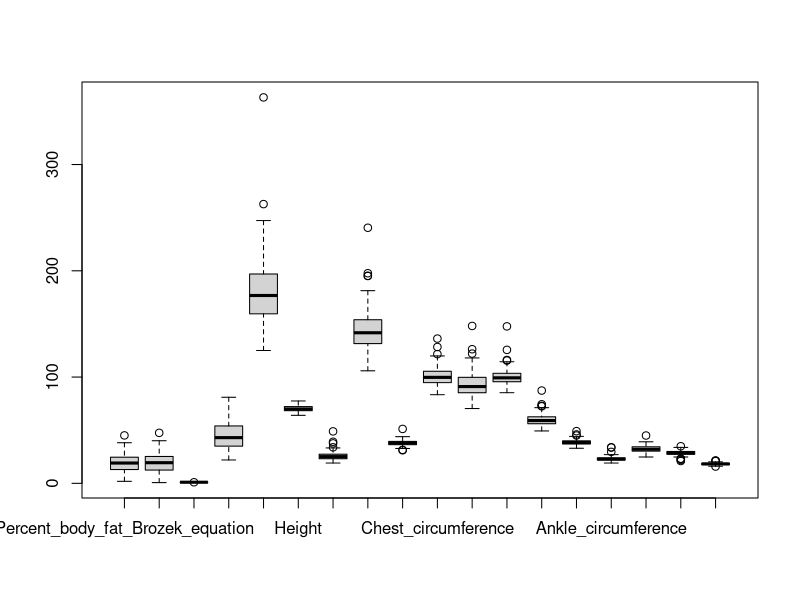
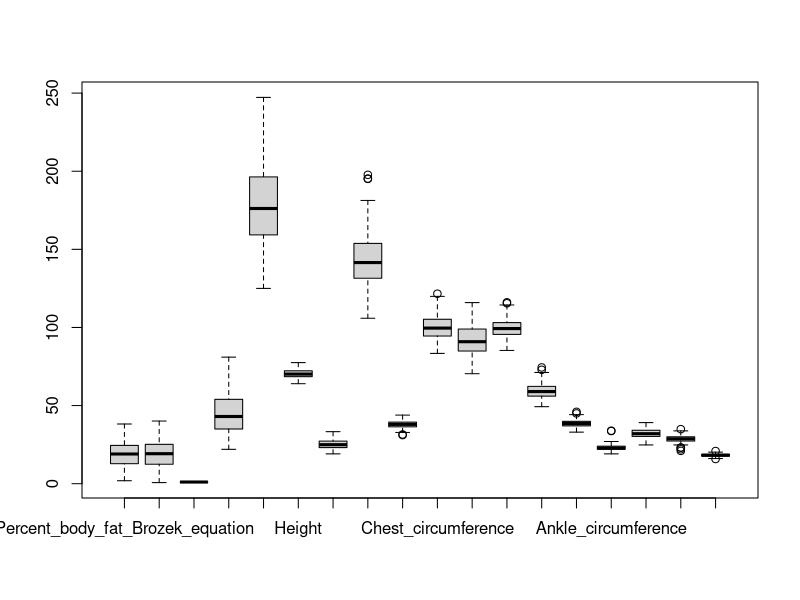
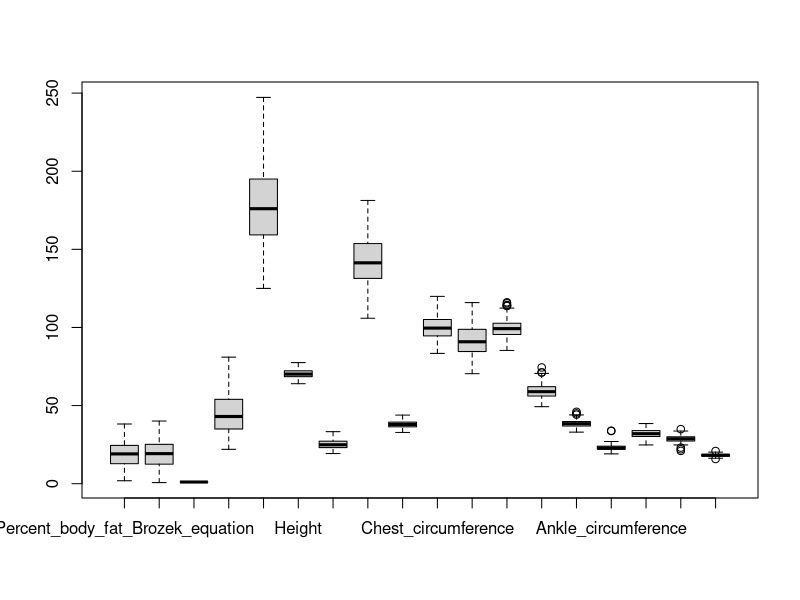
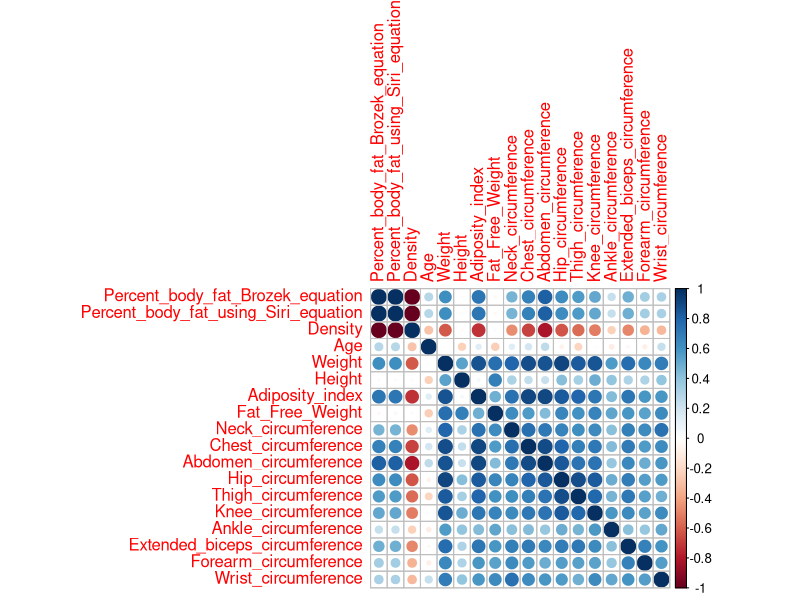
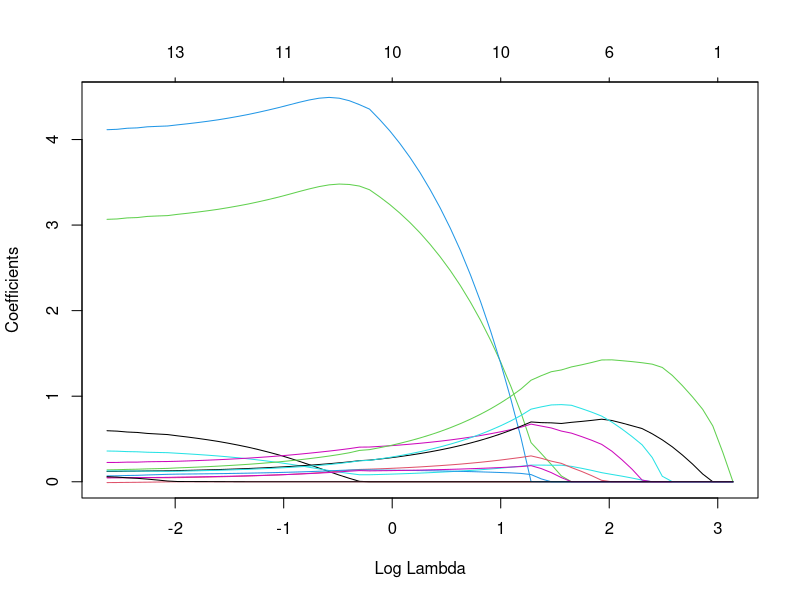
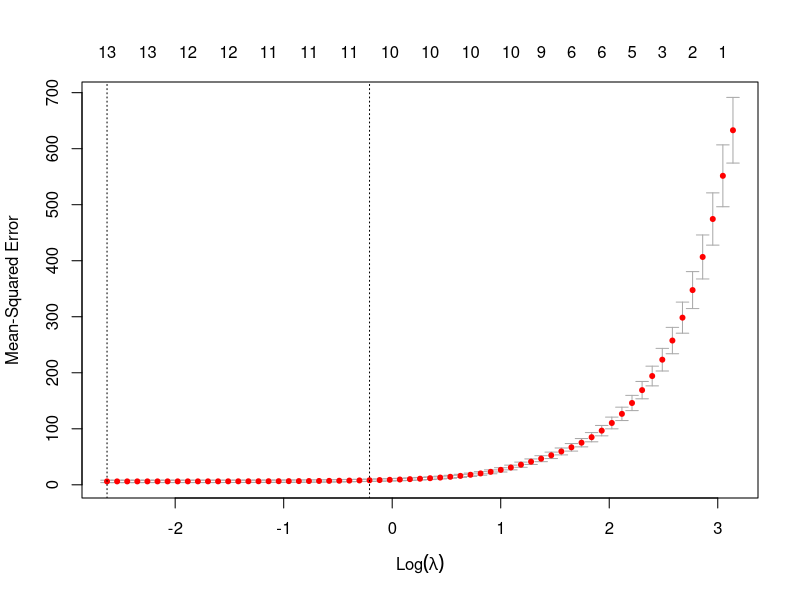

Source code (R) for these figures, in order: (Note: this script raises an error after producing the figures.)
rm(list=ls())
library(MASS)
library(ROCR)
library(corrplot)
library(glmnet)
###Extraction et Analyse des donnes

tab = data.frame(read.table("FA.dat", sep = "", header = TRUE))
#suppression des données eronnées apprise grâce aux notes spéciales du jeu de donnée
tab = tab[-c(48, 76, 96,182),-1]
#modification d'une donnée par rapport aux notes spéciales du jeu de donnée
tab$Height[42] = 69.5

#Repérage de valeurs abérantes à enlever
boxplot(tab)
#pour la colonne Weight nous avons deux valeurs abérante à enlever
m = which(grepl(max(tab$Weight),tab$Weight))
tab = tab[-c(m),]
m = which(grepl(max(tab$Weight),tab$Weight))
tab = tab[-c(m),]
# pour la colonne Percent_body_fat_Brozek_equation nous avons 1 valeur abérrante
m = which(grepl(max(tab$Percent_body_fat_Brozek_equation),tab$Percent_body_fat_Brozek_equation))
tab = tab[-c(m),]
#cette valeur était aussi une valeur abérante pour Percent_body_fat_using_Siri_equation, Density, Adiposity_index, Abdomen_circumference
#pour Adiposity_index
m = which(grepl(max(tab$Adiposity_index),tab$Adiposity_index))
tab = tab[-c(m),]
boxplot(tab)
#pour Fat free Weight
m = which(grepl(max(tab$Fat_Free_Weight),tab$Fat_Free_Weight))
tab = tab[-c(m),]
m = which(grepl(max(tab$Fat_Free_Weight),tab$Fat_Free_Weight))
tab = tab[-c(m),]
m = which(grepl(max(tab$Fat_Free_Weight),tab$Fat_Free_Weight))
tab = tab[-c(m),]
# pour Neck_circumference
m = which(grepl(min(tab$Neck_circumference),tab$Neck_circumference))
tab = tab[-c(m),]
m = which(grepl(min(tab$Neck_circumference),tab$Neck_circumference))
tab = tab[-c(m),]
# pour Chest_circumference
m = which(grepl(max(tab$Chest_circumference),tab$Chest_circumference))
tab = tab[-c(m),]
boxplot(tab)


###R?gression

corrplot(cor(tab))

###pr?paration


tab2= tab[-5]
summary(tab$Weight)

Y= tab$Weight

x=as.matrix(data.frame(tab2))
n = dim(tab)[1]
tabSim = tab[setdiff(1:n,0:floor(n/5)),] 
tabTest = tab[0:floor(n/5),]
tabTest2 = tabTest[-5]
tabSim2= tabSim[-5]
Sim = as.matrix(data.frame(tabSim2))
##lasso

modlasso = glmnet(x, tab$Weight, alpha=1, family="gaussian")
plot(modlasso, xvar="lambda")
##attributes(modlasso)
##Les coefficients
coef(modlasso)[, 10]

##Crossvalidation
cvModlasso= cv.glmnet(x,y= Y, alpha=1)
plot(cvModlasso)

bestLambdaLasso = cvModlasso$lambda.min
##bestLambdaLasso
##[1] 0.8081123
modlasso2 = glmnet(Sim, tabSim$Weight, alpha=1, family="gaussian")
cvModlasso2= cv.glmnet(Sim,y= tabSim$Weight, alpha=1)
bestLambdaLasso2 = cvModlasso2$lambda.min
predictLass = predict(modlasso2, as.matrix(tabTest2),s=bestLambdaLasso2,type="class")
rmse(as.numeric(tabTest$Weight),as.numeric(predictLass))


plasso = prediction(as.numeric(predictLass),as.numeric(tabTest$Weight))
perf4 = performance(plasso,"tpr","fpr")
plot(perf4, col = "green")

##############################Ridge
modridge = glmnet(x, tab$Weight, alpha=0, family="gaussian")
plot(modridge, xvar="lambda")
##Coefficients
coef(modridge)[, 10]

##Crossvalidation
cvModridge= cv.glmnet(x,y= Y, alpha=0)
plot(cvModridge)

bestLambdaRidge = cvModridge$lambda.min
##bestLambdaRidge
##[1]0.8081123

modridge2 = glmnet(Sim, tabSim$Weight, alpha=0, family="gaussian")
cvModridge2= cv.glmnet(Sim,y= tabSim$Weight, alpha=0)
bestLambdaRidge2 = cvModridge2$lambda.min
predictRidge = predict(modridge2, as.matrix(tabTest2),s=bestLambdaRidge2,type="class")
rmse(as.numeric(tabTest$Weight),as.numeric(predictRidge))

###################################Stepwise, forward, backward

library(MASS)
# Fit the full model 
  lmModel = lm(Weight~., data = tab)
# Stepwise regression model
stepModel = stepAIC(lmModel, direction = "both", trace = FALSE)
summary(stepModel)

# forward regression model
forwardModel = stepAIC(lmModel, direction = "forward", trace = FALSE)
summary(forwardModel)

# Stepwise regression model
backwardModel = stepAIC(lmModel, direction = "backward", trace = FALSE)
summary(backwardModel)
